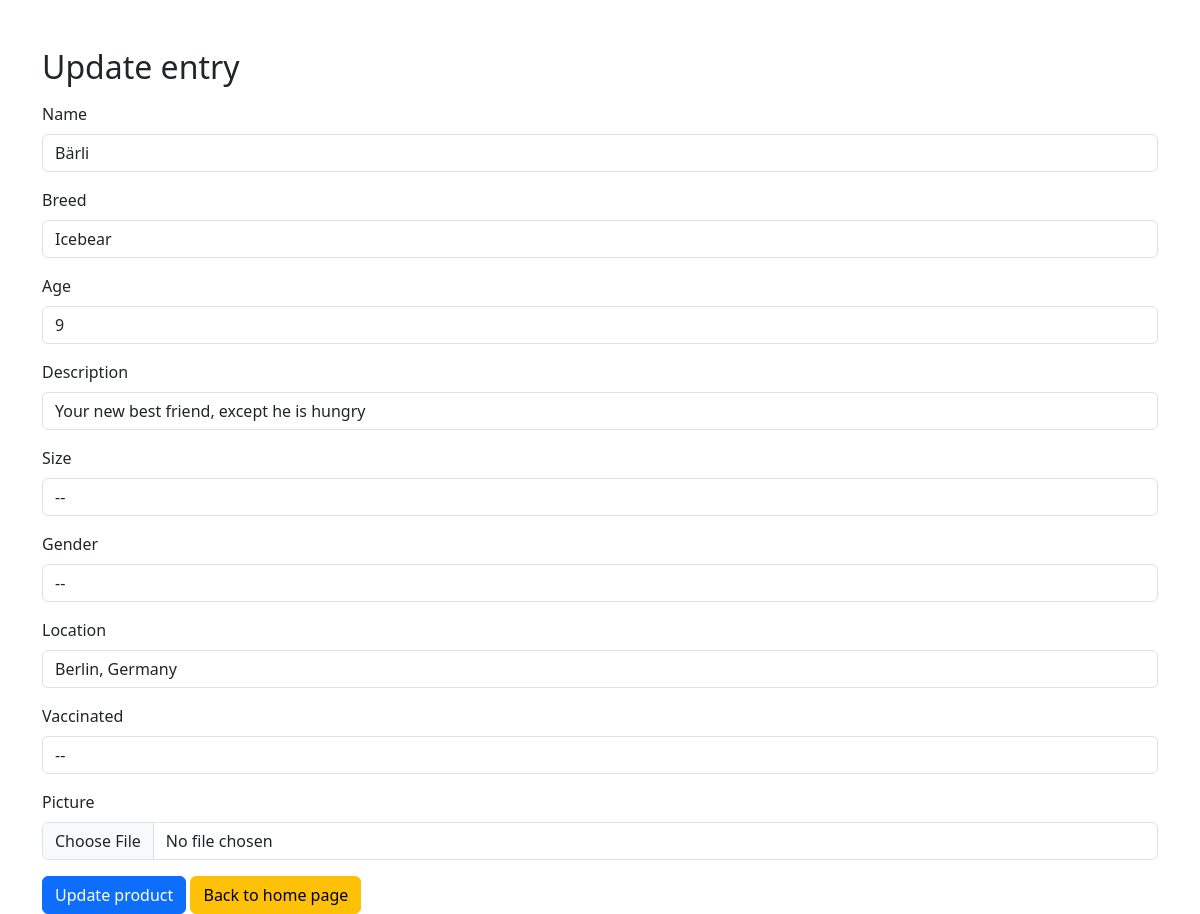
Screenshot of /Admin/update.php?x=5 (signed in) with the database file from the repository.
### tables this page shows
CREATE TABLE `animals` (
  `id` int(11) NOT NULL,
  `name` varchar(255) NOT NULL,
  `location` varchar(255) NOT NULL,
  `description` varchar(255) NOT NULL,
  `size` varchar(255) NOT NULL,
  `vaccinated` varchar(255) NOT NULL,
  `age` int(11) NOT NULL,
  `breed` varchar(255) NOT NULL,
  `gender` varchar(255) NOT NULL,
  `status` varchar(255) NOT NULL DEFAULT 'available',
  `picture` varchar(255) DEFAULT NULL
);

### Admin/update.php (the view, shortened to what this page needs)
<?php
require_once "../db_connection.php";
$id= $_GET["x"];
$sql= "SELECT * FROM animals WHERE id=$id";
$result= mysqli_query($connect, $sql);
$row= mysqli_fetch_assoc($result);
?>
<!DOCTYPE html>
<html lang="en">
<head>
    <link  href="https://cdn.jsdelivr.net/npm/bootstrap@5.3.0/dist/css/bootstrap.min.css"  rel="stylesheet">
</head>
<body>
<div class="container mt-5">
       <h2>Update entry</h2>
       <form method="POST" enctype= "multipart/form-data">
           <div class="mb-3 mt-3">
               <label for="name" class= "form-label">Name</label>
               <input  type="text" class="form-control" id="name" aria-describedby="name"
name="name" value="<?=$row["name"]?>">
            </div>
            <div class="mb-3">
                <label for="breed" class="form-label">Breed</label>
                <input type="text" class="form-control"  id="breed"  aria-describedby="breed"  name="breed" value="<?=$row["breed"]?>">
            </div>
            <div class="mb-3">
                <label for="age" class="form-label">Age</label>
                <input type="number" class="form-control"  id="age"  aria-describedby="age"  name="age" value="<?=$row["age"]?>">
            </div>
            <div class="mb-3">
            <label for="description" class="form-label">Description</label>
            <input type="text" class="form-control"  id="description"  aria-describedby="description"  name="description" value="<?=$row["description"]?>">
            </div>
            <div class="mb-3">
            <label for="size" class="form-label">Size</label>
                <select name="size" class="form-control" value="<?=$row["size"]?>">
                    <option value="null" > -- </option>
                </select>
            </div>
            <div class="mb-3">
            <label for="gender" class="form-label">Gender</label>
                <select name="gender" class="form-control" value="<?=$row["gender"]?>">
                    <option value="null" > -- </option>
                 </select>
            </div>
            <div class="mb-3">
                <label for="location" class="form-label">Location</label>
                <input type="text" class="form-control"  id="location"  aria-describedby="location"  name="location" value="<?=$row["location"]?>">
            </div>
            <div class="mb-3">
            <label for="vaccinated" class="form-label">Vaccinated</label>
                <select name="vaccinated" class="form-control" value="<?=$row["vaccinated"]?>">
                <option value="null" > -- </option>
                </select>
            </div>
           <div class="mb-3">
                <label for="picture" class="form-label">Picture</label>
                <input type = "file" class="form-control" id="picture" aria-describedby="picture"   name="picture">
            </div>
            <button name="update" type="submit" class="btn btn-primary">Update product</button>
            <a href="index.php" class="btn btn-warning">Back to home page</a>
        </form>
    </div>
</body>
</html>

### rows the page displays
animals: name "Bärli", breed "Icebear", age "9", description "Your new best friend, except he is hungry", size "--", gender "--", location "Berlin, Germany", vaccinated "--"
